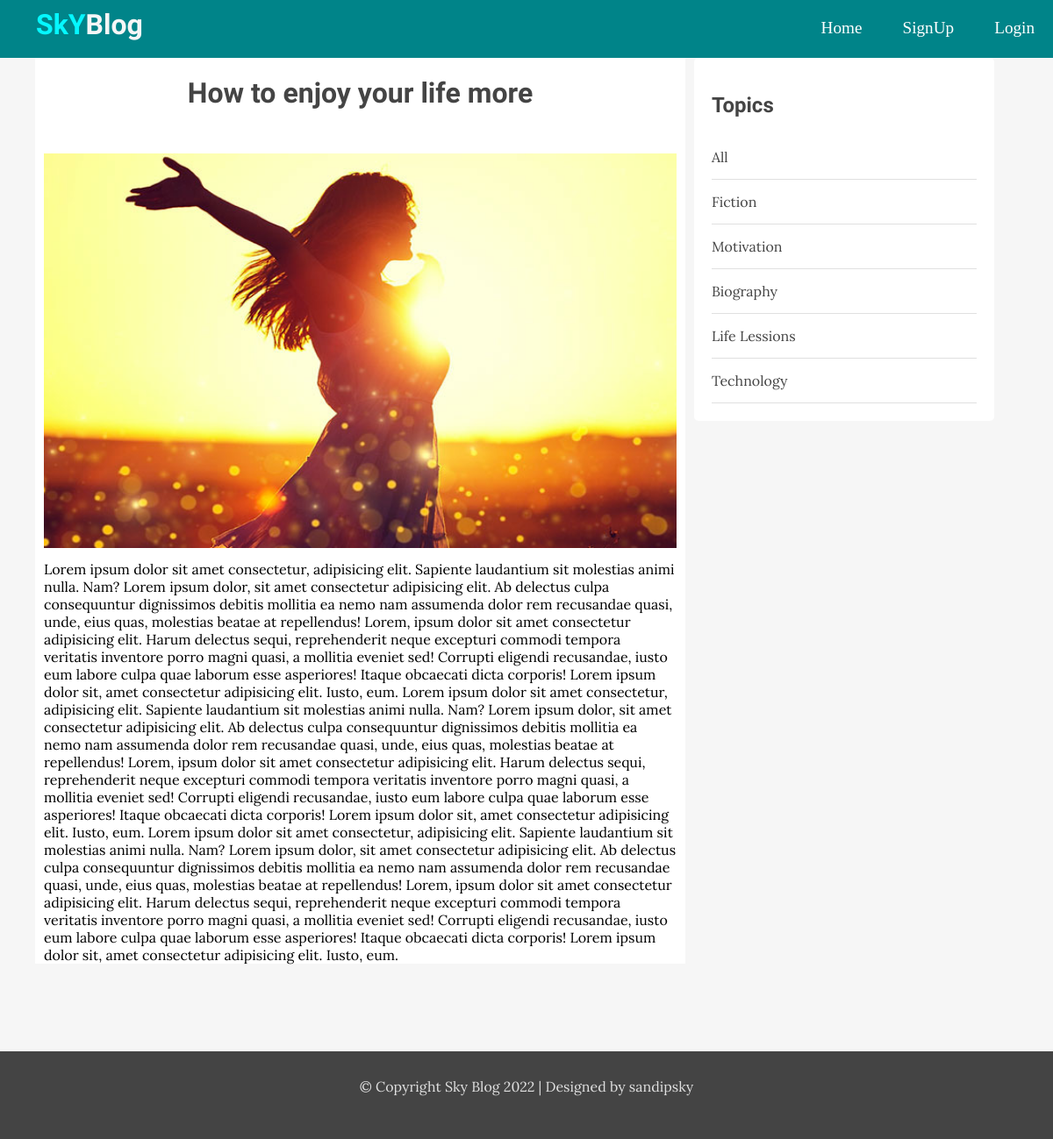
/post/6, run on the app's committed database.
### blog/models.py (models this page shows, shortened)
class Post(models.Model):
    title = models.CharField(max_length=200, blank=True, null=True)
    desc = models.TextField(blank=True, null=True)
    date_created = models.DateField(auto_now_add=True, blank=True, null=True)
    author = models.ForeignKey(User, on_delete=models.CASCADE, blank=True, null=True)
    category = models.ForeignKey(PostCategory, on_delete=models.CASCADE, blank=True, null=True)
    cover = models.ImageField(upload_to='images', blank=True, null=True)
    @property
    def get_photo_url(self):
        if self.cover and hasattr(self.cover, 'url'):
            return self.cover.url
        else:
            return "/static/images/1.jpg"

### blog/views.py (the view)
# urls.py: path('post/<int:pk>', postDetail, name='detail'),
def postDetail(request, pk):
    post = Post.objects.get(id=pk)
    context = {'post':post}
    return render(request, 'detail.html', context)

### blog/templates/detail.html
{% extends 'base.html' %}
{% block content %}
<div class="content">
    <div class="main-content single">
        <h1 class="post-title">{{post.title}}</h1>
        <img src="{{post.get_photo_url}}" alt="" class="singleimg">
        {{post.desc}}
    </div>
<div class="sidebar">
    <div class="section topics">
        <h2 class="section-title">Topics</h2>
        <ul>
            <li><a href="#">All</a></li>
            <li><a href="#">Fiction</a></li>
            <li><a href="#">Motivation</a></li>
            <li><a href="#">Biography</a></li>
            <li><a href="#">Life Lessions</a></li>
            <li><a href="#">Technology</a></li>
        </ul>
    </div>
</div>
</div>
{% endblock %}

### static/css/style.css (style rules this page uses)
* { box-sizing: border-box; }
body { margin: 0; padding: 0; background: #f6f6f6; font-family: 'Lora'; position: relative; display: flex; flex-direction: column; min-height: 100vh; }
h1, h2, h3, h4, h5, h6 { font-family: 'Candal'; color: #444; }
a { text-decoration: none; }
.content { width: 95%; margin: 0px auto; margin-bottom: 100px; }
.main-content { float: left; width: 70%; padding: auto; }
.sidebar { width: 30%; float: left; height: 300px; }
.sidebar { height: fit-content; }
.sidebar .section { background-color: white; padding: 20px; border-radius: 5px; }
.sidebar .section.topics ul { margin: 0; padding: 0; list-style-type: none; }
.sidebar .section.topics ul li a { display: block; padding: 15px 0px; color: #444; border-bottom: 1px solid #e0e0e0; }
.single { background-color: white; width: 65%; margin: 0 10px; padding: 0 10px; }
.single .post-title { text-align: center; margin-bottom: 40px; }
.singleimg { height: 450px; width: 100%; margin: 10px auto; }

### data on the page
Post: title "How to enjoy your life more", get_photo_url (picture), desc "Lorem ipsum dolor sit amet consectetur, adipisicing elit. Sapiente laudantium sit molestias animi nulla. Nam? Lorem ipsum dolor, sit amet consectetur adipisicing elit. Ab delectus culpa consequuntur dignissimos debitis mollitia ea nemo nam assumenda dolor rem recusandae quasi, unde, eius quas, molestias beatae at repellendus! Lorem, ipsum dolor sit amet consectetur adipisicing elit. Harum delectus sequi, reprehenderit neque excepturi commodi tempora veritatis inventore porro magni quasi, a mollitia eveniet sed! Corrupti eligendi recusandae, iusto eum labore culpa quae laborum esse asperiores! Itaque obcaecati dicta corporis! Lorem ipsum dolor sit, amet consectetur adipisicing elit. Iusto,…"
